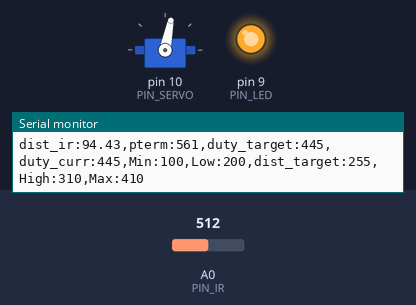
Simulated run of this sketch. Board: Arduino Uno, built with avr-gcc and run on an emulated ATmega328P. On the bench: servo, output pins drawn as LEDs (lit = HIGH), the last lines printed to the serial monitor. The inputs (shaded band) are chosen by the test bench; at power-on: A0 (PIN_IR) = 512.

Above: at 1.2 s.
1.3 s: A0 (PIN_IR) set to 0
At 3.4 s:
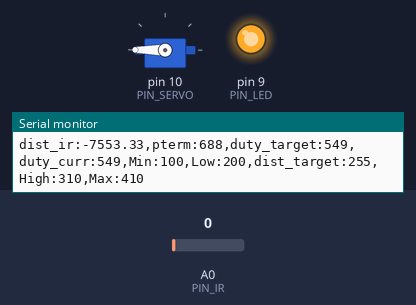
3.7 s: A0 (PIN_IR) set to 7
6.7 s: A0 (PIN_IR) set to 10
At 9.4 s:
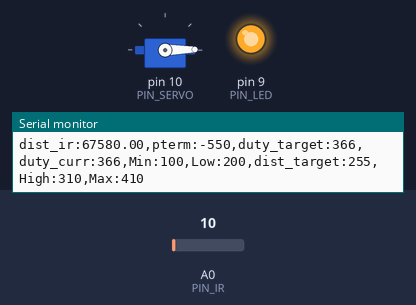
9.7 s: A0 (PIN_IR) set to 122
At 11.0 s:
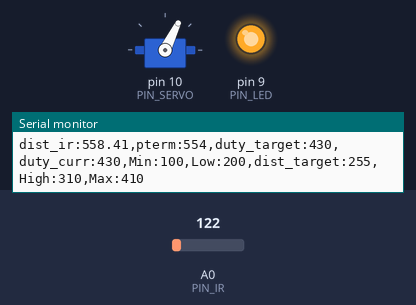
11.7 s: A0 (PIN_IR) set to 0
At 12.21 s:
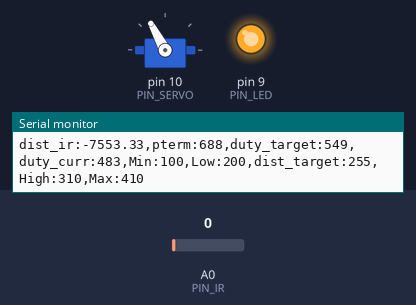
14.1 s: A0 (PIN_IR) set to 306
At 14.29 s:
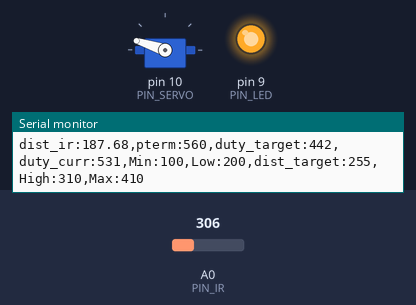
Timing chart, 0 to 17.1 s (numbered marks = the images above; inputs shaded):
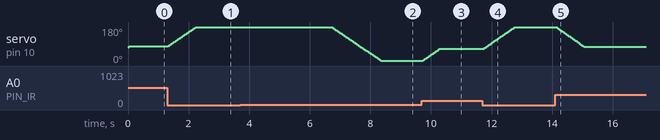

The sketch:

pd_control_20213013.ino
```cpp
#include <Servo.h>

#define PIN_SERVO 10
#define PIN_IR A0
#define PIN_LED 9

// configurable parameters
#define _DUTY_MIN 553 // servo full clockwise position (0 degree)
#define _DUTY_NEU 1320 // servo neutral position (90 degree)
#define _DUTY_MAX 2399 // servo full counterclockwise position (180 degree)

#define _SERVO_SPEED 100 // servo speed limit (unit: degree/second)
#define INTERVAL 20  // servo update interval

unsigned long last_sampling_time; // unit: ms
float duty_chg_per_interval; // maximum duty difference per interval
float toggle_interval, toggle_interval_cnt;
float pause_time; // unit: sec
Servo myservo;
float duty_target, duty_curr, dist_raw, dist_mod = 255;
float a = 86, b = 450;
float _KP = 0.4,_KD = 100;
float error_prev, error_curr;

void setup() {
    // initialize GPIO pins
    myservo.attach(PIN_SERVO);
    duty_target = duty_curr = _DUTY_NEU;
    //myservo.writeMicroseconds(duty_curr);
    pinMode(PIN_LED,OUTPUT);
    digitalWrite(PIN_LED, 1);

    // initialize serial port
    Serial.begin(57600);

    // convert angle speed into duty change per interval.
    //duty_chg_per_interval = (float)(_DUTY_MAX - _DUTY_MIN) * _SERVO_SPEED / 180 * INTERVAL / 1000;
    duty_chg_per_interval = (float)(_DUTY_MAX - _DUTY_MIN) * _SERVO_SPEED / 180 * INTERVAL / 1000;

    // initialize variables for servo update.
    pause_time = 1;
    toggle_interval = (180.0 / _SERVO_SPEED + pause_time) * 1000 / INTERVAL;
    toggle_interval_cnt = toggle_interval;

    // initialize last sampling time
    last_sampling_time = 0;
}

float ir_distance(void){ // return value unit: mm
  float val;
  float volt = float(analogRead(PIN_IR));
  val = ((6762.0/(volt-9.0))-4.0) * 10.0;
  return val;
}

void loop() {
    float raw_dist = ir_distance();
    float dist_cali = 150 + 300.0 / (b - a) * (raw_dist - a);
    dist_mod = dist_cali * 0.7 + dist_mod * 0.3;
    //if(millis() < last_sampling_time + INTERVAL) return;

  // adjust duty_curr toward duty_target by duty_chg_per_interval
  if(duty_target > duty_curr) {
    duty_curr += duty_chg_per_interval;
    if(duty_curr > duty_target) duty_curr = duty_target;
  }
  else {
    duty_curr -= duty_chg_per_interval;
    if(duty_curr < duty_target) duty_curr = duty_target;
  }
  myservo.writeMicroseconds(duty_curr);

  error_curr = dist_cali;
  float pterm = _KP * (255 - dist_cali);
  float dterm = _KD * (error_curr - error_prev);
  float control = pterm - dterm;
  duty_target = _DUTY_NEU + control;

  if(duty_target < _DUTY_MIN) duty_target = _DUTY_MIN;
  if(duty_target > _DUTY_MAX) duty_target = _DUTY_MAX;

  error_prev = error_curr;


  Serial.print("dist_ir:");
  Serial.print(raw_dist);
  Serial.print(",pterm:");
  Serial.print(map(pterm,-1000,1000,510,610));
  Serial.print(",duty_target:");
  Serial.print(map(duty_target,1000,2000,410,510));
  Serial.print(",duty_curr:");
  Serial.print(map(duty_curr,1000,2000,410,510));
  Serial.println(",Min:100,Low:200,dist_target:255,High:310,Max:410");


  /*if(dist_cali > 255) //멀다
    duty_target = _DUTY_NEU - 125;//(_DUTY_MIN + _DUTY_NEU) / 2;
  else //가깝다
    duty_target = _DUTY_NEU + 100;//(_DUTY_MAX + _DUTY_NEU) / 2;
   */

// update last sampling time
  last_sampling_time += INTERVAL;
}
```

Measured:
- the behaviour switches between 8 and 9 on A0 (PIN_IR) (found by bisection; images 1 and 2)
- after the input at 1.3 s, servo on pin 10 (PIN_SERVO): moves from 79° to 180° over 0.91 s, starting at once
- after the input at 6.7 s, servo on pin 10 (PIN_SERVO): moves from 180° to 1° over 1.6 s, starting at once
- after the input at 9.7 s, servo on pin 10 (PIN_SERVO): moves from 1° to 64° over 0.55 s, starting at once
- after the input at 11.7 s, servo on pin 10 (PIN_SERVO): moves from 64° to 180° over 1.0 s, starting at once
- after the input at 14.1 s, servo on pin 10 (PIN_SERVO): moves from 180° to 76° over 0.93 s, starting at once
